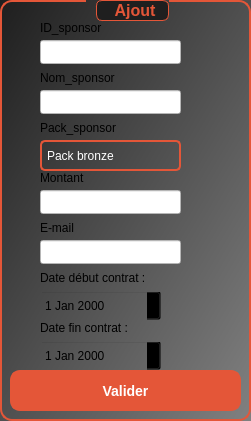
       <widget class="QGroupBox" name="groupBox_5">
        <property name="geometry">
         <rect>
          <x>10</x>
          <y>10</y>
          <width>251</width>
          <height>421</height>
         </rect>
        </property>
        <property name="styleSheet">
         <string notr="true">QGroupBox {
    border: 2px solid #E45638;  /* Border color */
    border-radius: 12px;         /* Rounded corners */
    padding: 20px;               /* Padding inside the box */
    background: qlineargradient(x1: 0, y1: 0, x2: 1, y2: 1, stop: 0 #1f1f1f, stop: 1 #808080);  /* Gradient background */
    font-size: 16px;             /* Font size for the text */
    font-weight: bold;           /* Font weight */
    color: #ffffff;              /* Text color */
    box-shadow: 0 4px 10px rgba(0, 0, 0, 0.3);  /* Shadow effect */
    transition: all 0.5s ease-in-out;   /* Smooth transition for all properties */
    transform-origin: center;   /* Set the origin for transformation */
}

QGroupBox:hover {
    border: 2px solid #D14829;   /* Change border color on hover */
    background: qlineargradient(x1: 0, y1: 0, x2: 1, y2: 1, stop: 0 #D14829, stop: 1 #808080);  /* Change gradient on hover */
    box-shadow: 0 6px 20px rgba(0, 0, 0, 0.5);  /* Increase shadow on hover */
    transform: scale(1.05) rotate(5deg);  /* Slight scale and rotation animation */
    filter: brightness(1.1); /* Slightly brighten the background */
}

QGroupBox:pressed {
    background: qlineargradient(x1: 0, y1: 0, x2: 1, y2: 1, stop: 0 #B23A24, stop: 1 #808080);  /* Change background when pressed */
    box-shadow: 0 4px 10px rgba(0, 0, 0, 0.3);  /* Return to normal shadow */
    transform: scale(0.95);  /* Slight shrinking effect on press */
}

QGroupBox::title {
    subcontrol-origin: margin;
    subcontrol-position: top center;
    font-size: 18px;             /* Title font size */
    color: #E45638;              /* Title text color */
    margin-left: 10px;           /* Slight margin to the left */
    padding: 0 10px;             /* Padding around the title */
    background: #1f1f1f;         /* Background for the title */
    border-radius: 6px;          /* Rounded title background */
    border: 1px solid #E45638;   /* Border color for the title */
    padding-left: 15px;          /* Padding for title text */
    transition: background-color 0.3s ease, border 0.3s ease, color 0.3s ease; /* Smooth transition for title */
}

QGroupBox::title:hover {
    background: #D14829;         /* Title background change on hover */
    border: 1px solid #D14829;    /* Title border color on hover */
    color: white;                /* Title text color on hover */
    transform: translateY(-5px); /* Title moves up a bit on hover */
}

QGroupBox::title:pressed {
    background: #B23A24;         /* Title background change on press */
    border: 1px solid #B23A24;    /* Title border color on press */
    color: white;                /* Title text color on press */
    transform: translateY(5px);  /* Title moves down a bit on press */
}

QGroupBox:hover {
    border: 2px solid #D14829;   /* Hover border color */
    box-shadow: 0 0 15px #D14829; /* Glowing shadow effect */
    transform: scale(1.05) rotate(5deg);  /* Scaling and rotating on hover */
    filter: brightness(1.1); /* Slightly brighten */
}</string>
        </property>
        <property name="title">
         <string>Ajout</string>
        </property>
        <widget class="QLineEdit" name="Nom_5">
         <property name="geometry">
          <rect>
           <x>40</x>
           <y>40</y>
           <width>141</width>
           <height>24</height>
          </rect>
         </property>
         <property name="styleSheet">
          <string notr="true">background-color: rgb(255, 255, 255);</string>
         </property>
         <property name="text">
          <string/>
         </property>
        </widget>
        <widget class="QLabel" name="label_30">
         <property name="geometry">
          <rect>
           <x>40</x>
           <y>20</y>
           <width>91</width>
           <height>16</height>
          </rect>
         </property>
         <property name="styleSheet">
          <string notr="true">background-color: transparent;
font: 700 9pt &quot;Microsoft YaHei UI&quot;;</string>
         </property>
         <property name="text">
          <string>ID_sponsor </string>
         </property>
        </widget>
        <widget class="QLabel" name="label_31">
         <property name="geometry">
          <rect>
           <x>40</x>
           <y>70</y>
           <width>111</width>
           <height>16</height>
          </rect>
         </property>
         <property name="styleSheet">
          <string notr="true">background-color: transparent;
font: 700 9pt &quot;Microsoft YaHei UI&quot;;</string>
         </property>
         <property name="text">
          <string>Nom_sponsor</string>
         </property>
        </widget>
        <widget class="QLabel" name="label_32">
         <property name="geometry">
          <rect>
           <x>40</x>
           <y>120</y>
           <width>111</width>
           <height>16</height>
          </rect>
         </property>
         <property name="styleSheet">
          <string notr="true">background-color: transparent;
font: 700 9pt &quot;Microsoft YaHei UI&quot;;</string>
         </property>
         <property name="text">
          <string>Pack_sponsor</string>
         </property>
        </widget>
        <widget class="QLabel" name="label_33">
         <property name="geometry">
          <rect>
           <x>40</x>
           <y>170</y>
           <width>71</width>
           <height>16</height>
          </rect>
         </property>
         <property name="styleSheet">
          <string notr="true">background-color: transparent;
font: 700 9pt &quot;Microsoft YaHei UI&quot;;</string>
         </property>
         <property name="text">
          <string>Montant</string>
         </property>
        </widget>
        <widget class="QDateEdit" name="date_emb_5">
         <property name="geometry">
          <rect>
           <x>40</x>
           <y>290</y>
           <width>121</width>
           <height>31</height>
          </rect>
         </property>
         <property name="styleSheet">
          <string notr="true">background-color: transparent;</string>
         </property>
        </widget>
        <widget class="QLabel" name="label_34">
         <property name="geometry">
          <rect>
           <x>40</x>
           <y>270</y>
           <width>151</width>
           <height>16</height>
          </rect>
         </property>
         <property name="styleSheet">
          <string notr="true">background-color: transparent;
font: 700 9pt &quot;Microsoft YaHei UI&quot;;</string>
         </property>
         <property name="text">
          <string>Date début contrat :</string>
         </property>
        </widget>
        <widget class="QPushButton" name="Valider_6">
         <property name="geometry">
          <rect>
           <x>10</x>
           <y>370</y>
           <width>231</width>
           <height>41</height>
          </rect>
         </property>
         <property name="styleSheet">
          <string notr="true">QPushButton {
    background-color: #E45638;        /* Button background color */
    color: white;                     /* Text color */
    border: 2px solid #E45638;        /* Border color */
    border-radius: 10px;              /* Rounded corners */
    padding: 12px 24px;               /* Padding for the button */
    font-size: 14px;                  /* Smaller font size */
    font-weight: bold;                /* Font weight */
    text-align: center;               /* Text alignment */
    transition: all 0.3s ease-in-out;  /* Smooth transition for all properties */
    box-shadow: 0 4px 12px rgba(0, 0, 0, 0.2);  /* Initial shadow */
}

QPushButton:hover {
    background-color: #D14829;        /* Background color when hovered */
    border: 2px solid #D14829;        /* Border color when hovered */
    color: white;                     /* Text color when hovered */
    cursor: pointer;                 /* Cursor becomes pointer */
    transform: scale(1.1);            /* Slightly scale the button */
    box-shadow: 0 6px 20px rgba(0, 0, 0, 0.3);  /* Increase shadow on hover */
    filter: brightness(1.2);          /* Brighten the button */
}

QPushButton:pressed {
    background-color: #B23A24;        /* Background color when pressed */
    border: 2px solid #B23A24;        /* Border color when pressed */
    color: white;                     /* Text color when pressed */
    transform: scale(0.95);           /* Slight shrinking effect */
    box-shadow: 0 4px 8px rgba(0, 0, 0, 0.15);  /* Decrease shadow on press */
}

QPushButton:disabled {
    background-color: #e0e0e0;        /* Background color when disabled */
    color: #b0b0b0;                   /* Text color when disabled */
    border: 2px solid #e0e0e0;        /* Border color when disabled */
    cursor: not-allowed;              /* Cursor when disabled */
    box-shadow: none;                 /* No shadow when disabled */
}

QPushButton::icon {
    padding-left: 8px;                /* Icon padding */
    padding-right: 8px;               /* Icon padding */
}

QPushButton::hover {
    background-color: #D14829;        /* Background color on hover */
    color: white;                     /* Text color on hover */
    border: 2px solid #D14829;        /* Border color on hover */
    transform: scale(1.1);            /* Scaling on hover */
    box-shadow: 0 6px 20px rgba(0, 0, 0, 0.3);  /* Glowing effect on hover */
}
</string>
         </property>
         <property name="text">
          <string>Valider</string>
         </property>
        </widget>
        <widget class="QLabel" name="label_35">
         <property name="geometry">
          <rect>
           <x>40</x>
           <y>320</y>
           <width>141</width>
           <height>16</height>
          </rect>
         </property>
         <property name="styleSheet">
          <string notr="true">background-color: transparent;
font: 700 9pt &quot;Microsoft YaHei UI&quot;;</string>
         </property>
         <property name="text">
          <string>Date fin contrat : </string>
         </property>
        </widget>
        <widget class="QLineEdit" name="Prenom_6">
         <property name="geometry">
          <rect>
           <x>40</x>
           <y>90</y>
           <width>141</width>
           <height>24</height>
          </rect>
         </property>
         <property name="styleSheet">
          <string notr="true">background-color: rgb(255, 255, 255);</string>
         </property>
         <property name="text">
          <string/>
         </property>
        </widget>
        <widget class="QLineEdit" name="Salaire_5">
         <property name="geometry">
          <rect>
           <x>40</x>
           <y>190</y>
           <width>141</width>
           <height>24</height>
          </rect>
         </property>
         <property name="styleSheet">
          <string notr="true">background-color: rgb(255, 255, 255);</string>
         </property>
         <property name="text">
          <string/>
         </property>
        </widget>
        <widget class="QLineEdit" name="Email_6">
         <property name="geometry">
          <rect>
           <x>40</x>
           <y>240</y>
           <width>141</width>
           <height>24</height>
          </rect>
         </property>
         <property name="styleSheet">
          <string notr="true">background-color: rgb(255, 255, 255);</string>
         </property>
         <property name="text">
          <string/>
         </property>
        </widget>
        <widget class="QComboBox" name="Poste_5">
         <property name="geometry">
          <rect>
           <x>40</x>
           <y>140</y>
           <width>141</width>
           <height>31</height>
          </rect>
         </property>
         <property name="styleSheet">
          <string notr="true">QComboBox {
    color: rgb(255, 255, 255);
    background-color: transparent;
    border: 2px solid #E45638;
    border-radius: 5px;
    padding: 5px;
    selection-background-color: #E45638;
}

/* Dropdown button */
QComboBox::drop-down {
    border: none;
    width: 20px;
    background: transparent;
}

/* Arrow inside the dropdown button (uses default Qt arrow) */
QComboBox::down-arrow {
    width: 10px;
    height: 10px;
}

/* Hover effect */
QComboBox:hover {
    border-color: #FF6A4D; /* Lighter shade on hover */
}

/* When focused (clicked) */
QComboBox:focus {
    border-color: #FF3C1F;
}

/* The dropdown menu */
QComboBox QAbstractItemView {
    background-color: #1E1E1E; /* Dark background */
    border: 1px solid #E45638;
    selection-background-color: #E45638;
    color: rgb(255, 255, 255);
    outline: none;
}
</string>
         </property>
         <item>
          <property name="text">
           <string>Pack bronze</string>
          </property>
         </item>
         <item>
          <property name="text">
           <string>Pack silver</string>
          </property>
         </item>
         <item>
          <property name="text">
           <string>Pack gold</string>
          </property>
         </item>
         <item>
          <property name="text">
           <string>Pack diamond</string>
          </property>
         </item>
        </widget>
        <widget class="QLabel" name="label_36">
         <property name="geometry">
          <rect>
           <x>40</x>
           <y>220</y>
           <width>71</width>
           <height>16</height>
          </rect>
         </property>
         <property name="styleSheet">
          <string notr="true">background-color: transparent;
font: 700 9pt &quot;Microsoft YaHei UI&quot;;</string>
         </property>
         <property name="text">
          <string>E-mail</string>
         </property>
        </widget>
        <widget class="QDateEdit" name="date_emb_6">
         <property name="geometry">
          <rect>
           <x>40</x>
           <y>340</y>
           <width>121</width>
           <height>31</height>
          </rect>
         </property>
         <property name="styleSheet">
          <string notr="true">background-color: transparent;</string>
         </property>
        </widget>
       </widget>
